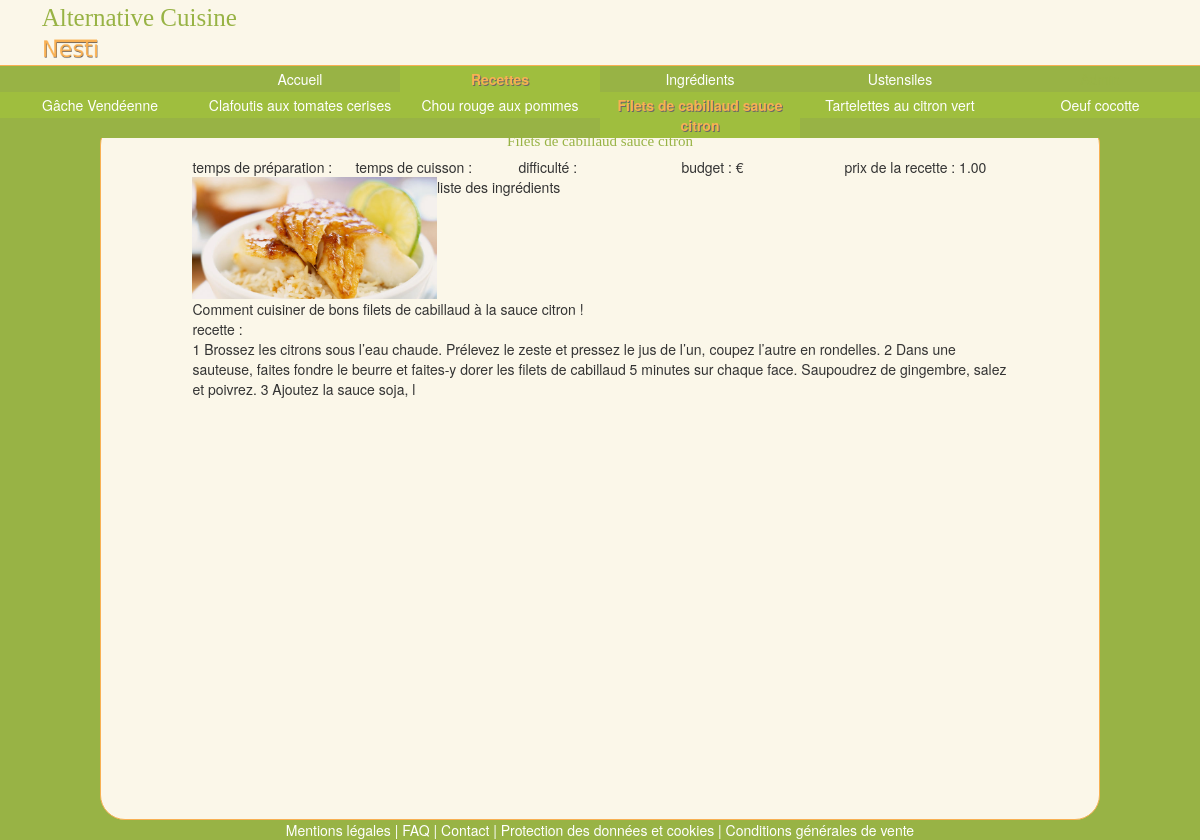
Page /MVC/Index.php?page=2&id=4&nom=Filets de cabillaud sauce citron on the committed database.
### tables this page shows
CREATE TABLE IF NOT EXISTS `recette` (
  `idRecette` int(10) unsigned NOT NULL AUTO_INCREMENT,
  `Titre` varchar(100) NOT NULL,
  `Format` enum('Ecrit','Vidéo') NOT NULL DEFAULT 'Ecrit',
  `PrixHT` decimal(10,2) unsigned NOT NULL,
  `Resume` varchar(100) NOT NULL,
  `Contenu` varchar(300) NOT NULL,
  `Image_idImage` int(10) unsigned NOT NULL,
  `Temps_Preparation` varchar(6) NOT NULL DEFAULT '30 min',
  `Temps_Cuisson` varchar(6) NOT NULL DEFAULT '30 min',
  `Note` int(10) unsigned NOT NULL DEFAULT '0',
  `Difficulte` int(10) unsigned NOT NULL DEFAULT '0',
  `Budget` int(10) unsigned NOT NULL DEFAULT '0',
  PRIMARY KEY (`idRecette`,`Image_idImage`),
  KEY `fk_Recette_Image1_idx` (`Image_idImage`)
);

CREATE TABLE IF NOT EXISTS `image` (
  `idImage` int(10) unsigned NOT NULL AUTO_INCREMENT,
  `NomFichier` varchar(45) NOT NULL,
  `Legende` varchar(100) NOT NULL,
  PRIMARY KEY (`idImage`)
);

### MVC/Controller/Controller.php (called while the page is built, shortened)
<?php
    require 'Model/Query.php';
    function content_Article_Recette($i,$page){
        $recette = getRecette($i);
        $titres = $recette[0]['Titre'];
        $budgets = getBudget($i);
        $prixHT = $recette[0]['PrixHT'];
        $images = getImage($i,'recette');
        $resumeRecettes = $recette[0]['Resume'];
        $contenus = $recette[0]['Contenu'];
        require 'View/Content_Article_Recipe.php';
    }
?>

### MVC/Model/Query.php (called while the page is built, shortened)
<?php
    function getImage($i,$table){
        require 'Connection.php';
        $query_NomFichierImage = 'SELECT NomFichier FROM image,'.$table
                .' WHERE image.idImage='.$table.'.Image_idImage AND '.$table.'.id'.ucfirst($table).' = '.$i.'';
        $result_NomFichierImage = $pdo->query($query_NomFichierImage)->fetchAll();
        $res = $result_NomFichierImage[0]['NomFichier'];
        return ($res);
    }
    function getRecette($i){
        require 'Connection.php';
        $query_recette = 'SELECT * FROM recette WHERE idRecette = '.$i.'';
        $result_recette = $pdo->query($query_recette)->fetchAll();
        return $result_recette;
    }
    function getBudget($i){
        require 'Connection.php';
        $query_BudgetRecette = 'SELECT Budget FROM recette WHERE idRecette = '.$i.'';
        $result_BudgetRecette = $pdo->query($query_BudgetRecette)->fetchAll();
        $budget = $result_BudgetRecette[0]['Budget'];
        if($budget >= 0 && $budget < 20){
            $typeBudget = 1;
        }
        elseif($budget >= 20 && $budget < 40){
            $typeBudget = 2;
        }
        elseif($budget >= 40 && $budget < 60){
            $typeBudget = 3;
        }
        elseif($budget >= 60 && $budget < 80){
            $typeBudget = 4;
        }
        elseif($budget >= 80){
            $typeBudget = 5;
        }
        $res = '';
        for ($j = 0; $j < $typeBudget ; $j++){
            $res = $res.'€';
        }
        return $res;
    }
?>

### MVC/View/Content_Article_Recipe.php (the view, shortened to what this page needs)
<div class="col-lg-12" id="article">
    <div class="col-lg-12" id="article_title">
        <?php echo $titres; ?>
    </div>
    <div class="col-lg-12">
        <div class="col-lg-2 col-lg-offset-1"> temps de préparation :
        </div>
        <div class="col-lg-2"> temps de cuisson :
        </div>
        <div class="col-lg-2"> difficulté :
        </div>
        <div class="col-lg-2"> budget :
            <?php echo $budgets; ?>
        </div>
        <div class="col-lg-2"> prix de la recette :
            <?php echo $prixHT; ?>
        </div>
    </div>
    <div class="col-lg-12" id="article_presentation">
        <img class="col-lg-3 col-lg-offset-1" id="article_presentation_img" src="Images/<?php echo $images; ?>" alt="recipe"></img>
        <div class="col-lg-8" id="article_presentation_list"> liste des ingrédients </div>
        <div class="col-lg-10 col-lg-offset-1" id="article_presentation_summary">
            <?php echo $resumeRecettes; ?>
        </div>
    </div>
    <div class="col-lg-10 col-lg-offset-1" id="article_recipe"> recette : <br/>
        <?php echo $contenus; ?>
    </div>
</div>
<?php  require 'Skeleton.php'; ?>

### MVC/View/css/Css.css (style rules this page uses)
body { //background-image: url("/SiteWebVenteEnLigne/MVC/Images/Fond.jpg"); background: #98b345; }
[class*="col-"], .row, header, body, footer { //border : solid 1px red; padding : 0px; }
.row, header, body, footer { margin: 0px; }
#article_title { color: #98b345; font-family: Impact, fantasy; font-size: 15px; margin-bottom: 5px; text-align: center; }

### rows in the picture
recette: Titre "Filets de cabillaud sauce citron", PrixHT "1.00", Resume "Comment cuisiner de bons filets de cabillaud à la sauce citron !", Contenu "1 Brossez les citrons sous l’eau chaude. Prélevez le zeste et pressez le jus de l’un, coupez l’autre en rondelles. 2 Dans une sauteuse, faites fondre le beurre et faites-y dorer les filets de cabillaud 5 minutes sur chaque face. Saupoudrez de gingembre, salez et poivrez. 3 Ajoutez la sauce soja, l"
image: NomFichier (picture)

### other values in the picture
$noms[$i] "Gâche Vendéenne"
$noms[$i] "Clafoutis aux tomates cerises"
$noms[$i] "Chou rouge aux pommes"
$noms[$i] "Filets de cabillaud sauce citron"
$noms[$i] "Tartelettes au citron vert"
$noms[$i] "Oeuf cocotte"
$budgets "€"
